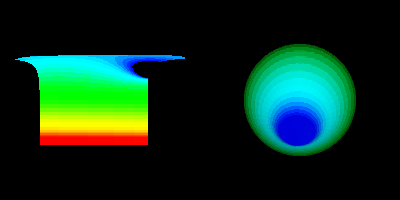

Write Python code to recreate this figure.
#!/usr/bin/env python

# Read a NetCDF CF file with 2D bounds, render cartesian and spherical coordinate views side by side.

import os

import vtkmodules.vtkInteractionStyle  # noqa: F401
import vtkmodules.vtkRenderingFreeType  # noqa: F401
import vtkmodules.vtkRenderingOpenGL2  # noqa: F401

from vtkmodules.vtkFiltersCore import vtkAssignAttribute
from vtkmodules.vtkFiltersExtraction import vtkExtractGrid
from vtkmodules.vtkFiltersGeometry import vtkDataSetSurfaceFilter
from vtkmodules.vtkIONetCDF import vtkNetCDFCFReader
from vtkmodules.vtkRenderingCore import (
    vtkActor,
    vtkPolyDataMapper,
    vtkRenderWindow,
    vtkRenderWindowInteractor,
    vtkRenderer,
)

# Source
data_dir = os.environ.get("VPE_DATA_DIR", os.path.dirname(os.path.abspath(__file__)))

# Case 1: Spherical coordinates off (cartesian)
reader_cartesian = vtkNetCDFCFReader()
reader_cartesian.SetFileName(os.path.join(data_dir, "sampleCurveGrid4.nc"))
reader_cartesian.UpdateMetaData()
reader_cartesian.SetVariableArrayStatus("sample", 1)
reader_cartesian.SphericalCoordinatesOff()

# Extract a non-overlapping region
voi_cartesian = vtkExtractGrid()
voi_cartesian.SetInputConnection(reader_cartesian.GetOutputPort())
voi_cartesian.SetVOI(20, 47, 0, 31, 0, 0)

# Assign the field to scalars
aa_cartesian = vtkAssignAttribute()
aa_cartesian.SetInputConnection(voi_cartesian.GetOutputPort())
aa_cartesian.Assign("sample", "SCALARS", "CELL_DATA")

# Extract a surface
surface_cartesian = vtkDataSetSurfaceFilter()
surface_cartesian.SetInputConnection(aa_cartesian.GetOutputPort())

mapper_cartesian = vtkPolyDataMapper()
mapper_cartesian.SetInputConnection(surface_cartesian.GetOutputPort())
mapper_cartesian.SetScalarRange(0, 1535)

actor_cartesian = vtkActor()
actor_cartesian.SetMapper(mapper_cartesian)

renderer_0 = vtkRenderer()
renderer_0.AddActor(actor_cartesian)
renderer_0.SetViewport(0.0, 0.0, 0.5, 1.0)

# Case 2: Spherical coordinates on
reader_spherical = vtkNetCDFCFReader()
reader_spherical.SetFileName(os.path.join(data_dir, "sampleCurveGrid4.nc"))
reader_spherical.UpdateMetaData()
reader_spherical.SetVariableArrayStatus("sample", 1)
reader_spherical.SphericalCoordinatesOn()

# Assign the field to scalars
aa_spherical = vtkAssignAttribute()
aa_spherical.SetInputConnection(reader_spherical.GetOutputPort())
aa_spherical.Assign("sample", "SCALARS", "CELL_DATA")

# Extract a surface
surface_spherical = vtkDataSetSurfaceFilter()
surface_spherical.SetInputConnection(aa_spherical.GetOutputPort())

mapper_spherical = vtkPolyDataMapper()
mapper_spherical.SetInputConnection(surface_spherical.GetOutputPort())
mapper_spherical.SetScalarRange(0, 1535)

actor_spherical = vtkActor()
actor_spherical.SetMapper(mapper_spherical)

renderer_1 = vtkRenderer()
renderer_1.AddActor(actor_spherical)
renderer_1.SetViewport(0.5, 0.0, 1.0, 1.0)

# Render window
render_window = vtkRenderWindow()
render_window.AddRenderer(renderer_0)
render_window.AddRenderer(renderer_1)
render_window.SetWindowName("netcdf cf2d bounds x array")
render_window.SetMultiSamples(0)
render_window.SetSize(400, 200)

# Interactor
interactor = vtkRenderWindowInteractor()
interactor.SetRenderWindow(render_window)

interactor.Initialize()
interactor.Start()
